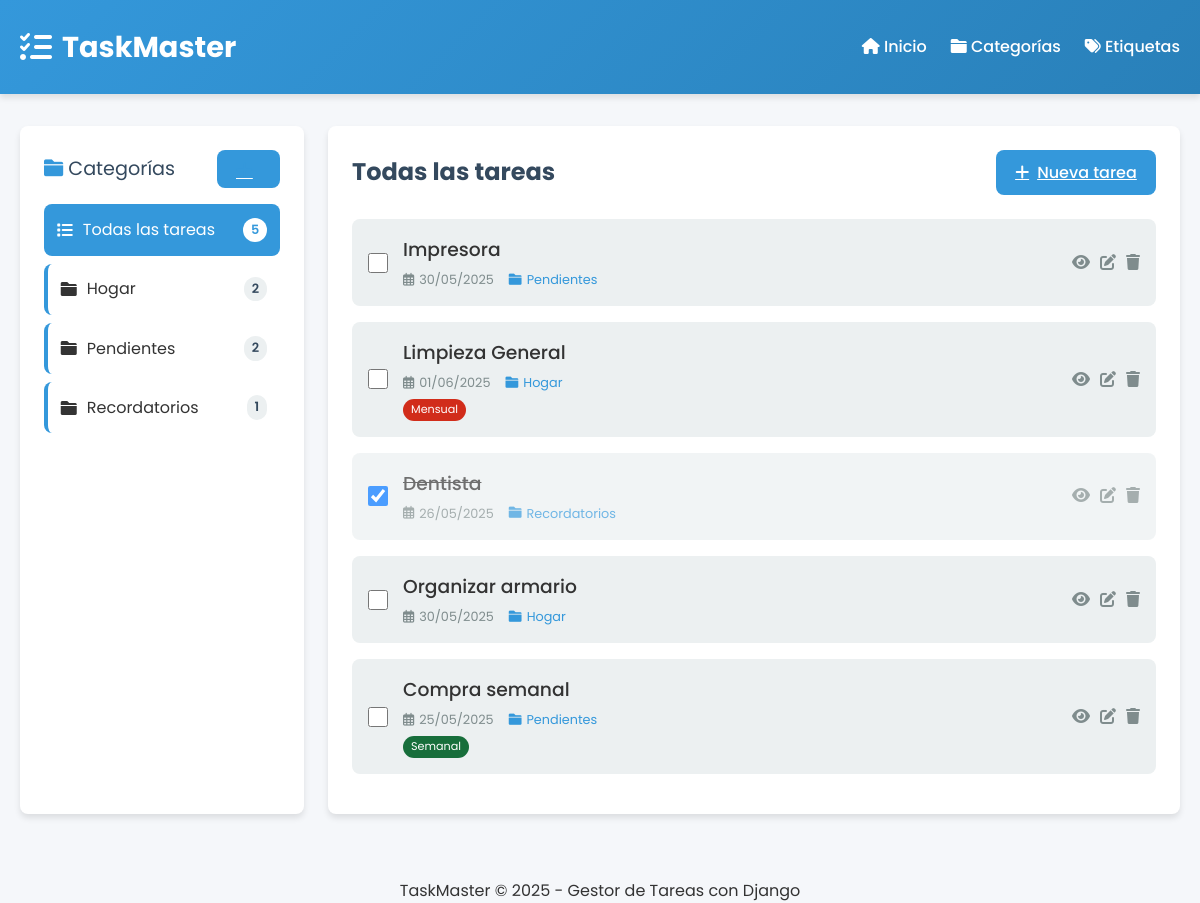
/tasks/, run on the app's committed database.
### tasks/models.py (models this page shows, shortened)
class Categoria(models.Model):
    nombre = models.CharField(max_length=50)
    descripcion = models.CharField(max_length=200, blank=True, null=True)
    color = models.CharField(max_length=20, default='#3498db')
    fecha_creacion = models.DateTimeField(default=timezone.now)
    class Meta:
        verbose_name = 'Categoría'
        verbose_name_plural = 'Categorías'
        ordering = ['nombre']

class Tarea(models.Model):
    PRIORIDAD_CHOICES = (
        (1, 'Baja'),
        (2, 'Media'),
        (3, 'Alta'),
    )
    titulo = models.CharField(max_length=100)
    descripcion = models.TextField(blank=True, null=True)
    fecha_creacion = models.DateTimeField(default=timezone.now)
    fecha_vencimiento = models.DateField(blank=True, null=True)
    completada = models.BooleanField(default=False)
    prioridad = models.IntegerField(choices=PRIORIDAD_CHOICES, default=1)
    categoria = models.ForeignKey(Categoria, on_delete=models.CASCADE, related_name='tareas')
    etiquetas = models.ManyToManyField(Etiqueta, blank=True, related_name='tareas')
    class Meta:
        verbose_name = 'Tarea'
        verbose_name_plural = 'Tareas'
        ordering = ['-fecha_creacion']

class Etiqueta(models.Model):
    nombre = models.CharField(max_length=50, unique=True)
    color = models.CharField(max_length=20, default='#2ecc71')
    class Meta:
        verbose_name = 'Etiqueta'
        verbose_name_plural = 'Etiquetas'
        ordering = ['nombre']

### tasks/views.py (the view)
# urls.py: path('', views.index, name='index'),
def index(request):
    categorias = Categoria.objects.all()
    tareas = Tarea.objects.all().order_by('-fecha_creacion')
    context = {
        'categorias': categorias,
        'tareas': tareas,
    }
    return render(request, 'tasks/index.html', context)

### tasks/templates/tasks/index.html (shortened to what this page needs)
{% extends 'tasks/base.html' %}
{% block content %}
<div class="dashboard">
    <div class="sidebar">
        <div class="sidebar-title">
            <span><i class="fas fa-folder"></i> Categorías</span>
            <a href="{% url 'tasks:categoria_create' %}" class="btn btn-primary btn-sm" title="Nueva categoría">
                <i class="fas fa-plus"></i>
            </a>
        </div>
        <ul class="category-list">
            <li class="category-item active" data-id="all">
                <div class="category-name">
                    <i class="fas fa-list"></i> Todas las tareas
                </div>
                <span class="category-count">{{ tareas|length }}</span>
            </li>
            {% for categoria in categorias %}
            <li class="category-item" data-id="{{ categoria.id }}" style="border-left: 4px solid {{ categoria.color }}">
                <div class="category-name">
                    <i class="fas fa-folder"></i> {{ categoria.nombre }}
                </div>
                <span class="category-count">{{ categoria.tareas.count }}</span>
            </li>
            {% endfor %}
        </ul>
    </div>
    <div class="content">
        <div class="content-header">
            <h2 class="content-title">Todas las tareas</h2>
            <a href="{% url 'tasks:tarea_create' %}" class="btn btn-primary">
                <i class="fas fa-plus"></i> Nueva tarea
            </a>
        </div>
        {% if tareas %}
        <ul class="task-list">
            {% for tarea in tareas %}
            <li class="task-item {% if tarea.completada %}completed{% endif %}" data-id="{{ tarea.id }}">
                <div class="task-content">
                    <input type="checkbox" class="task-checkbox" {% if tarea.completada %}checked{% endif %}>
                    <div class="task-info">
                        <h3 class="task-title">{{ tarea.titulo }}</h3>
                        <div class="task-meta">
                            {% if tarea.fecha_vencimiento %}
                            <span class="task-date">
                                <i class="far fa-calendar-alt"></i> {{ tarea.fecha_vencimiento|date:"d/m/Y" }}
                            </span>
                            {% endif %}
                            <span class="task-category" style="color: {{ tarea.categoria.color }}">
                                <i class="fas fa-folder"></i> {{ tarea.categoria.nombre }}
                            </span>
                        </div>
                        {% if tarea.etiquetas.all %}
                        <div class="task-tags">
                            {% for etiqueta in tarea.etiquetas.all %}
                            <span class="task-tag" style="background-color: {{ etiqueta.color }}">
                                {{ etiqueta.nombre }}
                            </span>
                            {% endfor %}
                        </div>
                        {% endif %}
                    </div>
                </div>
                <div class="task-actions">
                    <a href="{% url 'tasks:tarea_detail' tarea.id %}" class="task-action-btn view" title="Ver detalles">
                        <i class="fas fa-eye"></i>
                    </a>
                    <a href="{% url 'tasks:tarea_update' tarea.id %}" class="task-action-btn edit" title="Editar">
                        <i class="fas fa-edit"></i>
                    </a>
                    <a href="{% url 'tasks:tarea_delete' tarea.id %}" class="task-action-btn delete" title="Eliminar">
                        <i class="fas fa-trash"></i>
                    </a>
                </div>
            </li>
            {% endfor %}
        </ul>
        {% endif %}
    </div>
</div>
{% endblock %}

### tasks/templates/tasks/base.html (shortened to what this page needs)
{% load static %}
<!DOCTYPE html>
<html lang="es">
<head>
    <link rel="stylesheet" href="https://cdnjs.cloudflare.com/ajax/libs/font-awesome/6.0.0-beta3/css/all.min.css">
    <link rel="stylesheet" href="{% static 'tasks/css/style.css' %}">
</head>
<body>
    <header class="header">
        <div class="container header-content">
            <div class="logo">
                <i class="fas fa-tasks"></i>
                <span>TaskMaster</span>
            </div>
            <ul class="nav-links">
                <li><a href="{% url 'tasks:index' %}"><i class="fas fa-home"></i> Inicio</a></li>
                <li><a href="{% url 'tasks:categorias' %}"><i class="fas fa-folder"></i> Categorías</a></li>
                <li><a href="{% url 'tasks:etiquetas' %}"><i class="fas fa-tags"></i> Etiquetas</a></li>
            </ul>
        </div>
    </header>
    <main class="main">
        <div class="container">
            {% block content %}{% endblock %}
        </div>
    </main>
    <footer class="footer">
        <div class="container">
            <p class="text-center">TaskMaster &copy; {% now "Y" %} - Gestor de Tareas con Django</p>
        </div>
    </footer>
</body>
</html>

### tasks/static/tasks/css/style.css (style rules this page uses)
:root { --primary-color: #3498db; --secondary-color: #2ecc71; --danger-color: #e74c3c; --warning-color: #f39c12; --dark-color: #34495e; --light-color: #ecf0f1; --shadow: 0 4px 6px rgba(0, 0, 0, 0.1); --border-radius: 8px; --transition: all 0.3s ease; }
* { margin: 0; padding: 0; box-sizing: border-box; }
body { font-family: 'Poppins', sans-serif; background-color: #f5f7fa; color: #333; line-height: 1.6; }
.container { max-width: 1200px; margin: 0 auto; padding: 0 20px; }
.header { background: linear-gradient(135deg, var(--primary-color), #2980b9); color: white; padding: 1.5rem 0; box-shadow: var(--shadow); }
.header-content { display: flex; justify-content: space-between; align-items: center; }
.logo { font-size: 1.8rem; font-weight: 700; display: flex; align-items: center; }
.logo i { margin-right: 10px; font-size: 2rem; }
.nav-links { display: flex; list-style: none; }
.nav-links li { margin-left: 1.5rem; }
.nav-links a { color: white; text-decoration: none; font-weight: 500; transition: var(--transition); }
.main { padding: 2rem 0; }
.dashboard { display: grid; grid-template-columns: 1fr 3fr; gap: 1.5rem; margin-bottom: 2rem; }
.sidebar { background-color: white; border-radius: var(--border-radius); padding: 1.5rem; box-shadow: var(--shadow); }
.sidebar-title { font-size: 1.2rem; margin-bottom: 1rem; color: var(--dark-color); display: flex; align-items: center; justify-content: space-between; }
.sidebar-title i { color: var(--primary-color); }
.category-list { list-style: none; margin-top: 1rem; }
.category-item { padding: 0.8rem; margin-bottom: 0.5rem; border-radius: var(--border-radius); transition: var(--transition); cursor: pointer; display: flex; align-items: center; justify-content: space-between; }
.category-item.active { background-color: var(--primary-color); color: white; }
.category-item.active .category-count { background-color: white; color: var(--primary-color); }
.category-name { display: flex; align-items: center; }
.category-name i { margin-right: 10px; }
.category-count { background-color: var(--light-color); color: var(--dark-color); padding: 2px 8px; border-radius: 20px; font-size: 0.8rem; font-weight: 600; }
.content { background-color: white; border-radius: var(--border-radius); padding: 1.5rem; box-shadow: var(--shadow); }
.content-header { display: flex; justify-content: space-between; align-items: center; margin-bottom: 1.5rem; }
.content-title { font-size: 1.5rem; color: var(--dark-color); }
.btn { padding: 0.6rem 1.2rem; border: none; border-radius: var(--border-radius); cursor: pointer; font-weight: 500; transition: var(--transition); display: inline-flex; align-items: center; }
.btn i { margin-right: 8px; }
.btn-primary { background-color: var(--primary-color); color: white; }
.task-list { list-style: none; }
.task-item { padding: 1rem; border-radius: var(--border-radius); margin-bottom: 1rem; background-color: var(--light-color); transition: var(--transition); display: flex; align-items: center; justify-content: space-between; }
.task-item.completed { opacity: 0.7; }
.task-item.completed .task-title { text-decoration: line-through; }
.task-content { flex: 1; display: flex; align-items: center; }
.task-checkbox { margin-right: 15px; width: 20px; height: 20px; cursor: pointer; }
.task-info { flex: 1; }
.task-title { font-weight: 500; margin-bottom: 5px; }
.task-meta { display: flex; font-size: 0.8rem; color: #7f8c8d; }
.task-date { margin-right: 15px; display: flex; align-items: center; }
.task-date i { margin-right: 5px; }
.task-category { display: flex; align-items: center; }
.task-category i { margin-right: 5px; color: var(--primary-color); }
.task-tags { display: flex; margin-top: 5px; }
.task-tag { font-size: 0.7rem; padding: 2px 8px; border-radius: 20px; margin-right: 5px; background-color: var(--secondary-color); color: white; }
.task-actions { display: flex; }
.task-action-btn { background: none; border: none; cursor: pointer; margin-left: 10px; color: #7f8c8d; transition: var(--transition); }
.text-center { text-align: center; }

### data on the page
Categoria: nombre "Hogar", tareas.count "2"
Categoria: nombre "Pendientes", tareas.count "2"
Categoria: nombre "Recordatorios", tareas.count "1"
Tarea: titulo "Impresora", fecha_vencimiento "30/05/2025", categoria.nombre "Pendientes"
Tarea: titulo "Limpieza General", fecha_vencimiento "01/06/2025", categoria.nombre "Hogar"
Etiqueta: nombre "Mensual"
Tarea: completada "☑", titulo "Dentista", fecha_vencimiento "26/05/2025", categoria.nombre "Recordatorios"
Tarea: titulo "Organizar armario", fecha_vencimiento "30/05/2025", categoria.nombre "Hogar"
Tarea: titulo "Compra semanal", fecha_vencimiento "25/05/2025", categoria.nombre "Pendientes"
Etiqueta: nombre "Semanal"

### other printed values
{{ tareas|length }} "5"
